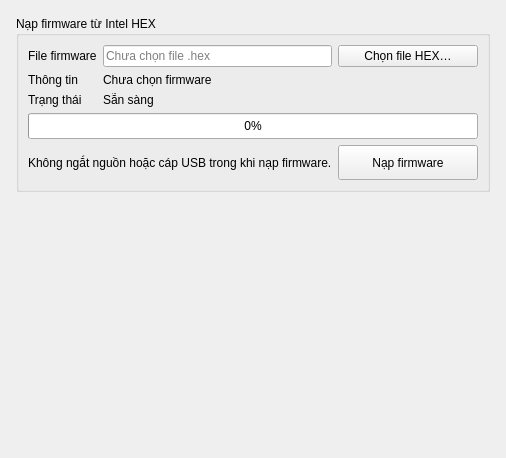
      <widget class="QWidget" name="firmwaretab">
       <attribute name="title">
        <string>Firmware ESC</string>
       </attribute>
       <layout class="QVBoxLayout" name="firmwareTabLayout">
        <property name="leftMargin">
         <number>16</number>
        </property>
        <property name="topMargin">
         <number>16</number>
        </property>
        <property name="rightMargin">
         <number>16</number>
        </property>
        <property name="bottomMargin">
         <number>16</number>
        </property>
        <item>
         <widget class="QGroupBox" name="firmwareGroup">
          <property name="title">
           <string>Nạp firmware từ Intel HEX</string>
          </property>
          <layout class="QGridLayout" name="firmwareLayout">
           <item row="0" column="0">
            <widget class="QLabel" name="FmwareTitleLable">
             <property name="text">
              <string>File firmware</string>
             </property>
            </widget>
           </item>
           <item row="0" column="1">
            <widget class="QLineEdit" name="firmwarePathEdit">
             <property name="readOnly">
              <bool>true</bool>
             </property>
             <property name="placeholderText">
              <string>Chưa chọn file .hex</string>
             </property>
            </widget>
           </item>
           <item row="0" column="2">
            <widget class="QPushButton" name="selectFirmwareButton">
             <property name="text">
              <string>Chọn file HEX…</string>
             </property>
            </widget>
           </item>
           <item row="1" column="0">
            <widget class="QLabel" name="firmwareInfoTitle">
             <property name="text">
              <string>Thông tin</string>
             </property>
            </widget>
           </item>
           <item row="1" column="1" colspan="2">
            <widget class="QLabel" name="firmwareInfoLabel">
             <property name="text">
              <string>Chưa chọn firmware</string>
             </property>
             <property name="wordWrap">
              <bool>true</bool>
             </property>
            </widget>
           </item>
           <item row="2" column="0">
            <widget class="QLabel" name="firmwareStateTitle">
             <property name="text">
              <string>Trạng thái</string>
             </property>
            </widget>
           </item>
           <item row="2" column="1" colspan="2">
            <widget class="QLabel" name="firmwareStatusLabel">
             <property name="text">
              <string>Sẵn sàng</string>
             </property>
             <property name="wordWrap">
              <bool>true</bool>
             </property>
            </widget>
           </item>
           <item row="3" column="0" colspan="3">
            <widget class="QProgressBar" name="firmwareProgressBar">
             <property name="minimumSize">
              <size>
               <width>0</width>
               <height>26</height>
              </size>
             </property>
             <property name="value">
              <number>0</number>
             </property>
            </widget>
           </item>
           <item row="4" column="0" colspan="2">
            <widget class="QLabel" name="firmwareWarningLabel">
             <property name="text">
              <string>Không ngắt nguồn hoặc cáp USB trong khi nạp firmware.</string>
             </property>
            </widget>
           </item>
           <item row="4" column="2">
            <widget class="QPushButton" name="flashFirmwareButton">
             <property name="minimumSize">
              <size>
               <width>140</width>
               <height>35</height>
              </size>
             </property>
             <property name="text">
              <string>Nạp firmware</string>
             </property>
            </widget>
           </item>
          </layout>
         </widget>
        </item>
        <item>
         <spacer name="firmwareSpacer">
          <property name="orientation">
           <enum>Qt::Vertical</enum>
          </property>
          <property name="sizeHint" stdset="0">
           <size>
            <width>20</width>
            <height>250</height>
           </size>
          </property>
         </spacer>
        </item>
       </layout>
      </widget>
